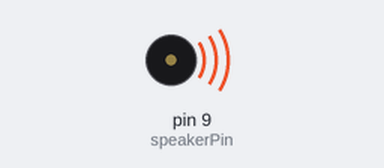
A sketch run on a simulated Arduino Uno, built with avr-gcc and run on an emulated ATmega328P. On the bench: buzzer (waves = sounding).

Above: at 1.2 s.
At 4.9 s:
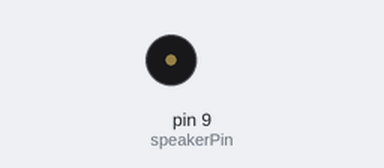
Timing chart, 0 to 6.0 s (numbered marks = the images above):
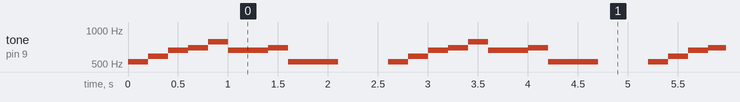

Measured:
- by itself, tone on pin 9 (speakerPin): repeats every 2.6 s: 587 Hz 0.20 s, 659 Hz 0.20 s, 698 Hz 0.20 s, 784 Hz 0.20 s, 659 Hz 0.40 s, 698 Hz 0.20 s, 523 Hz 0.50 s, silent 0.50 s, 523 Hz 0.20 s

The sketch:

PlayMelody.ino
```cpp
// PlayMelody.ino
int duration = 300, silence = 200;
int speakerPin=9;
// tone frequencies
int A = 440, H = 494;
int C = 523, d = 587, e = 659, f = 698;
int g = 784, a = 880, h = 988, c = 1047;
void setup()
{ pinMode(speakerPin, OUTPUT);
}
void loop()
{ tone(speakerPin,C,duration); delay(silence);
tone(speakerPin,d,duration); delay(silence);
tone(speakerPin,e,duration); delay(silence);
tone(speakerPin,f,duration); delay(silence);
tone(speakerPin,g,duration); delay(silence);
tone(speakerPin,e,duration); delay(silence);
tone(speakerPin,e,duration); delay(silence);
tone(speakerPin,f,duration); delay(silence);
tone(speakerPin,C,duration); delay(silence);
tone(speakerPin,C,duration); delay(silence);
delay(3*silence);
}
```
